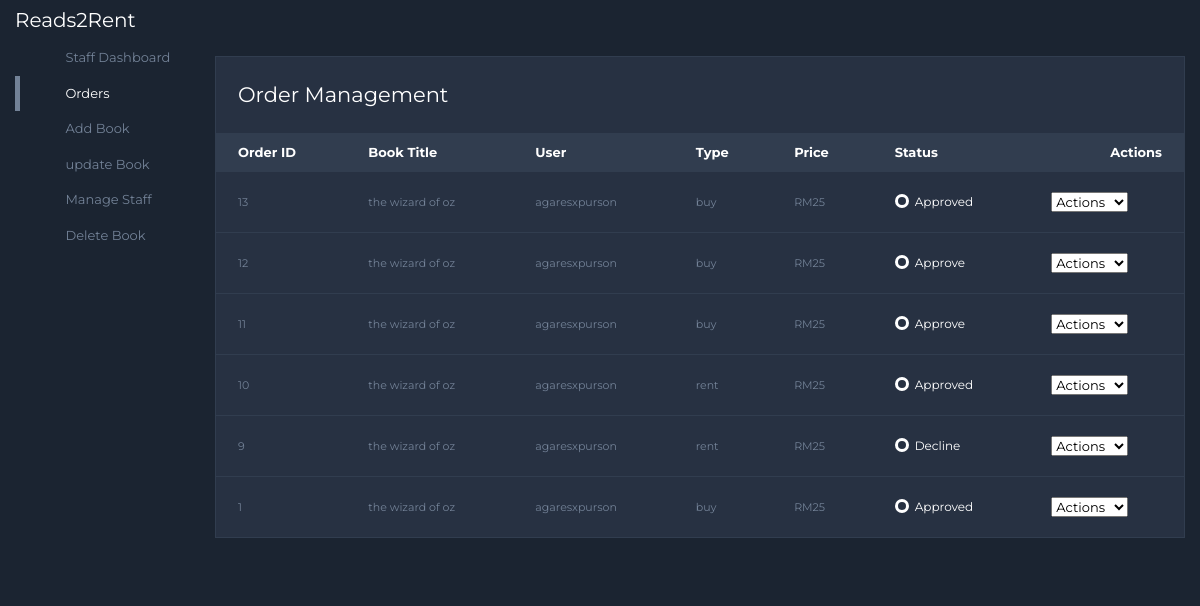
Screenshot of /staffOrders.php with the database file from the repository.
### tables this page shows
CREATE TABLE `buyrent` (
  `transID` int(11) NOT NULL,
  `transType` varchar(255) DEFAULT NULL,
  `usID` int(11) DEFAULT NULL,
  `payID` int(11) DEFAULT NULL,
  `status` varchar(50) DEFAULT 'Pending'
);

CREATE TABLE `book` (
  `bookID` int(11) NOT NULL,
  `bookName` varchar(255) NOT NULL,
  `bookGenre` varchar(255) NOT NULL,
  `bookAuthor` varchar(255) NOT NULL,
  `bookImageLocation` varchar(255) NOT NULL
);

CREATE TABLE `users` (
  `usID` int(11) NOT NULL,
  `usUsername` varchar(255) NOT NULL,
  `usAdress` varchar(255) NOT NULL,
  `usPassword` varchar(255) NOT NULL,
  `usEmail` varchar(255) NOT NULL
);

CREATE TABLE `payment` (
  `payID` int(11) NOT NULL,
  `payAmount` int(11) NOT NULL
);

### staffOrders.php (the view, shortened to what this page needs)
<?php
$servername = "localhost";
$username = "root";
$password = "";
$dbname = "read2rent";
$conn = new mysqli($servername, $username, $password, $dbname);
$sql = "SELECT br.transID, br.transType, u.usUsername, b.bookName, p.payAmount, br.status
        FROM buyrent br
        JOIN users u ON br.usID = u.usID
        JOIN detail d ON br.transID = d.transID
        JOIN book b ON d.bookID = b.bookID
        JOIN payment p ON br.payID = p.payID
        ORDER BY br.transID DESC";
$result = $conn->query($sql);
?>
<!DOCTYPE html>
<html lang="en">
<head>
    <link rel="stylesheet" href="https://cdnjs.cloudflare.com/ajax/libs/meyer-reset/2.0/reset.min.css">
    <link rel='stylesheet' href='https://cdnjs.cloudflare.com/ajax/libs/twitter-bootstrap/4.1.3/css/bootstrap.min.css'>
    <link rel='stylesheet' href='https://cdn.jsdelivr.net/jquery.selectric/1.10.1/selectric.css'>
    <link rel='stylesheet' href='https://cdnjs.cloudflare.com/ajax/libs/material-design-iconic-font/2.2.0/css/material-design-iconic-font.min.css'>
    <link rel="stylesheet" href="./style.css">
    <link rel="stylesheet" href="staff.css">
</head>
<body>
    <nav class="navbar navbar-dark sticky-top flex-md-nowrap p-0">
        <a class="navbar-brand col-sm-3 col-md-2 mr-0" href="dashboard.php">Reads2Rent</a>
    </nav>
    <div class="container-fluid">
        <div class="row">
            <nav class="col-md-2 d-none d-md-block sidebar">
                <div class="sidebar-sticky">
                    <ul class="nav flex-column">
                        <li class="nav-item">
                            <a class="nav-link" href="staff.php">
                                Staff Dashboard
                            </a>
                        </li>
                        <li class="nav-item">
                            <a class="nav-link active" href="staffOrders.php#">
                                Orders <span class="sr-only">(current)</span>
                            </a>
                        </li>
                        <li class="nav-item">
                            <a class="nav-link" href="addbook.php">
                                Add Book
                            </a>
                        </li>
                        <li class="nav-item">
                            <a class="nav-link" href="updatebook.php">
                                update Book
                            </a>
                        </li>
                        <li class="nav-item">
                            <a class="nav-link" href="empRegister.php">
                                Manage Staff
                            </a>
                        </li>
                        <li class="nav-item">
                            <a class="nav-link" href="deleteBook.php">
                                Delete Book
                            </a>
                        </li>
                    </ul>
                </div>
            </nav>
            <main role="main" class="col-md-9 ml-sm-auto col-lg-10 my-3">
                <div class="projects mb-4">
                    <div class="projects-inner">
                        <header class="projects-header">
                            <div class="title">Order Management</div>
                        </header>
                        <table class="projects-table">
                            <thead>
                                <tr>
                                    <th>Order ID</th>
                                    <th>Book Title</th>
                                    <th>User</th>
                                    <th>Type</th>
                                    <th>Price</th>
                                    <th>Status</th>
                                    <th class="text-right">Actions</th>
                                </tr>
                            </thead>
                            <tbody>
                                <?php
                                if ($result->num_rows > 0) {
                                    while($row = $result->fetch_assoc()) {
                                        echo "<tr>";
                                        echo "<td><p>" . $row["transID"] . "</p></td>";
                                        echo "<td><p>" . $row["bookName"] . "</p></td>";
                                        echo "<td class='member'><p>" . $row["usUsername"] . "</p></td>";
                                        echo "<td><p>" . $row["transType"] . "</p></td>";
                                        echo "<td><p>RM" . $row["payAmount"] . "</p></td>";
                                        echo "<td class='status'><span class='status-text status-" . strtolower($row["status"]) . "'>" . $row["status"] . "</span></td>";
                                        echo "<td>";
                                        echo "<form class='form' action='' method='POST'>";
                                        echo "<select class='action-box' name='action' onchange='this.form.submit()'>";
                                        echo "<option>Actions</option>";
                                        echo "</select>";
                                        echo "</form>";
                                        echo "</td>";
                                        echo "</tr>";
                                    }
                                } else {
                                    echo "<tr><td colspan='7'>No orders found</td></tr>";
                                }
                                ?>
                            </tbody>
                        </table>
                    </div>
                </div>
            </main>
        </div>
    </div>
</body>
</html>

### style.css (style rules this page uses)
body { font-family: Inter, sans-serif; }

### staff.css (style rules this page uses)
body { background-color: #1b2431; color: #202020; font-family: "Montserrat", "Helvetica", "Open Sans", "Arial"; font-size: 13px; }
p, figure { margin: 0; padding: 0; }
.navbar { background-color: #1b2431; }
.sidebar { background-color: #1b2431; box-shadow: none; }
.sidebar .nav-link { border-left: 5px solid transparent; color: #738297; padding: 0.5rem 0.75rem; }
.sidebar .nav-link.active { border-left: 5px solid #738297; color: white; }
.projects { background-color: #273142; border: 1px solid #313d4f; overflow-x: auto; width: 100%; }
.projects-inner { border-radius: 4px; }
.projects-header { color: white; padding: 22px; }
.projects-header .count, .projects-header .title { display: inline-block; }
.projects-header .title { font-size: 21px; }
.projects-table { background: #273142; width: 100%; }
.projects-table td, .projects-table th { color: white; padding: 10px 22px; vertical-align: middle; }
.projects-table td p { font-size: 12px; }
.projects-table td p:last-of-type { color: #738297; font-size: 11px; }
.projects-table th { background-color: #313d4f; }
.projects-table tr:not(:last-of-type) { border-bottom: 1px solid #313d4f; }
.projects-table .status-text { display: inline-block; font-size: 12px; margin: 11px 0; padding-left: 20px; position: relative; }
.projects-table .status-text:before { border: 3px solid; border-radius: 50%; content: ""; height: 14px; left: 0; position: absolute; top: 1px; width: 14px; }

### rows the page displays
buyrent: transID "13", book.bookName "the wizard of oz", usID.usUsername "agaresxpurson", transType "buy", payID.payAmount "25", status "Approved"
buyrent: transID "12", book.bookName "the wizard of oz", usID.usUsername "agaresxpurson", transType "buy", payID.payAmount "25", status "Approve"
buyrent: transID "11", book.bookName "the wizard of oz", usID.usUsername "agaresxpurson", transType "buy", payID.payAmount "25", status "Approve"
buyrent: transID "10", book.bookName "the wizard of oz", usID.usUsername "agaresxpurson", transType "rent", payID.payAmount "25", status "Approved"
buyrent: transID "9", book.bookName "the wizard of oz", usID.usUsername "agaresxpurson", transType "rent", payID.payAmount "25", status "Decline"
buyrent: transID "1", book.bookName "the wizard of oz", usID.usUsername "agaresxpurson", transType "buy", payID.payAmount "25", status "Approved"
